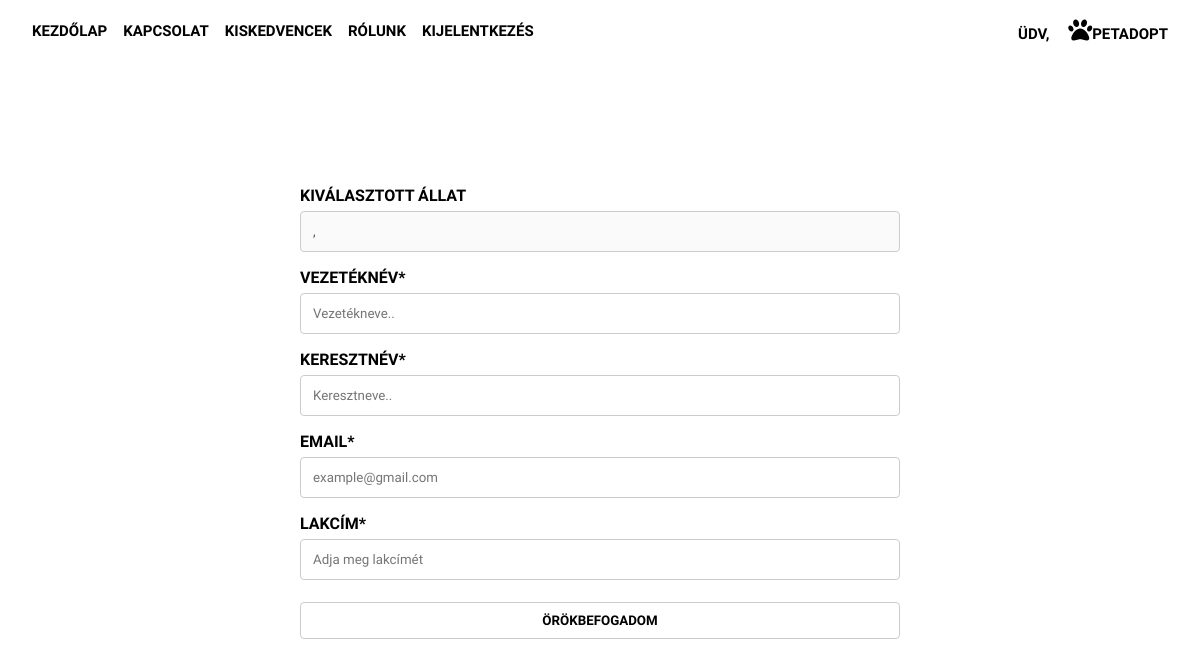
Before: /adopt.php?animalId=1&petId=5 with the older database file.
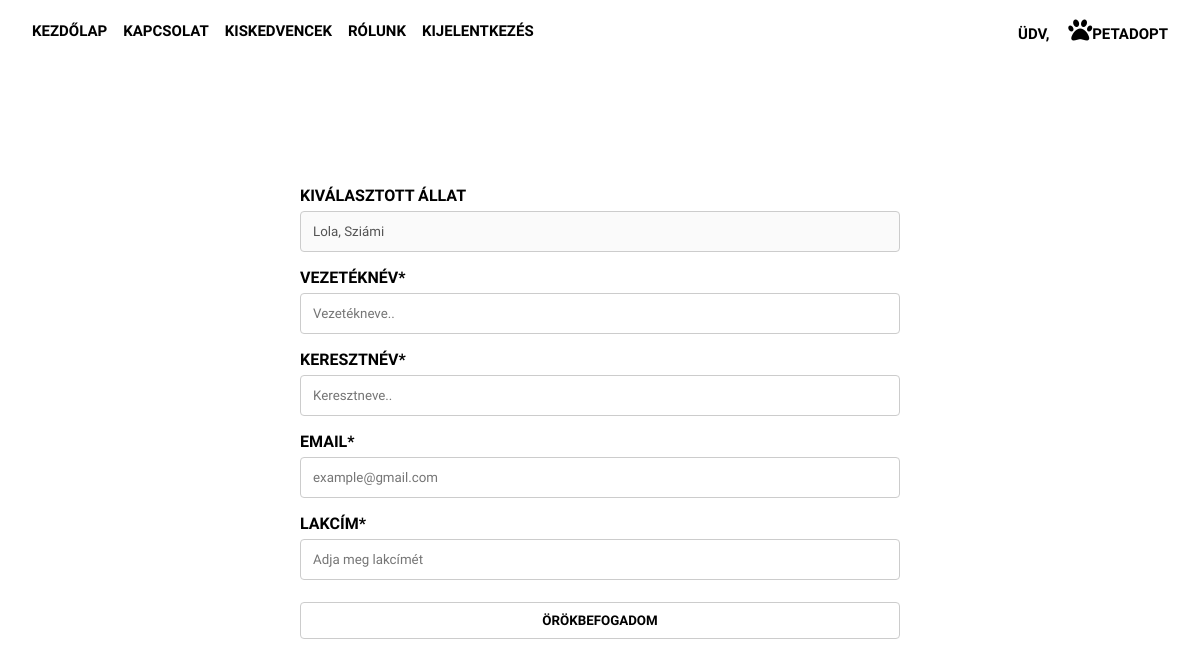
After: the same page with the newer database file.
### tables this page shows
CREATE TABLE `pets` (
  `id` int(11) NOT NULL,
  `specieId` int(11) NOT NULL,
  `name` varchar(50) DEFAULT NULL,
  `description` varchar(255) DEFAULT NULL,
  `image` varchar(50) DEFAULT NULL,
  `gender` varchar(10) DEFAULT NULL,
  `age` int(11) NOT NULL
);

CREATE TABLE `species` (
  `id` int(11) NOT NULL,
  `name` varchar(50) DEFAULT NULL,
  `image` varchar(50) DEFAULT NULL,
  `animalId` int(11) NOT NULL
);

### adopt.php (the view, shortened to what this page needs)
<?php
require_once('assets/php/header.php');
require_once('assets/php/nav.php');
require_once('config/db.php');
$petId = $_GET["petId"];
$sql = "SELECT pets.id, species.name as specie, pets.description, pets.image, pets.name, pets.gender, pets.age FROM pets, species WHERE species.id = pets.specieId and pets.id = ".$petId;
$result = $conn->query($sql);
$petResult = $result->fetch_assoc();
?>
<div id="adopt">
    <form method="post" id="adopt">
        <label for="salad">Kiválasztott állat</label>
        <input type="text" disabled value="<?= $petResult["name"] . ', ' .$petResult["specie"] ?>">
        <label for="lname">Vezetéknév*</label>
        <input type="text" id="lname" name="lname" required placeholder="Vezetékneve..">
        <label for="fname">Keresztnév*</label>
        <input type="text" id="fname" name="fname" required placeholder="Keresztneve..">
        <label for="email">EMAIL*</label>
        <input type="email" id="email" name="email" required placeholder="example@gmail.com">
        <label for="address">Lakcím*</label>
        <input type="text" id="address" name="address" required placeholder="Adja meg lakcímét">
        <input type="submit" value="Örökbefogadom">
    </form>
</div>
</body>
</html>

Changed rows visible on the page:
now on this page (row edited): pets: name+specieId "Lola, Sziámi"
Other visible differences:
form field value: "," → (not shown)
